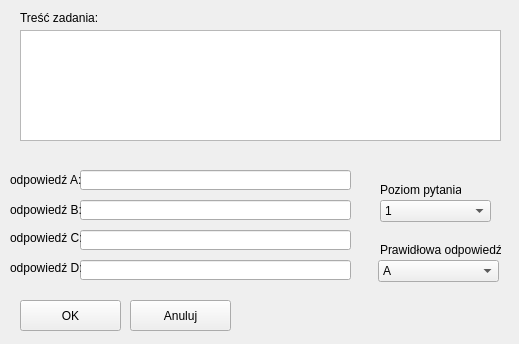
<?xml version="1.0" encoding="UTF-8"?>
<ui version="4.0">
 <class>QuestEditor</class>
 <widget class="QWidget" name="QuestEditor">
  <property name="geometry">
   <rect>
    <x>0</x>
    <y>0</y>
    <width>519</width>
    <height>344</height>
   </rect>
  </property>
  <property name="windowTitle">
   <string>Form</string>
  </property>
  <widget class="QComboBox" name="poziom">
   <property name="geometry">
    <rect>
     <x>380</x>
     <y>200</y>
     <width>111</width>
     <height>22</height>
    </rect>
   </property>
   <item>
    <property name="text">
     <string>1</string>
    </property>
   </item>
   <item>
    <property name="text">
     <string>2</string>
    </property>
   </item>
   <item>
    <property name="text">
     <string>3</string>
    </property>
   </item>
   <item>
    <property name="text">
     <string>4</string>
    </property>
   </item>
   <item>
    <property name="text">
     <string>5</string>
    </property>
   </item>
  </widget>
  <widget class="QComboBox" name="poprawna">
   <property name="geometry">
    <rect>
     <x>378</x>
     <y>260</y>
     <width>121</width>
     <height>22</height>
    </rect>
   </property>
   <item>
    <property name="text">
     <string>A</string>
    </property>
   </item>
   <item>
    <property name="text">
     <string>B</string>
    </property>
   </item>
   <item>
    <property name="text">
     <string>C</string>
    </property>
   </item>
   <item>
    <property name="text">
     <string>D</string>
    </property>
   </item>
  </widget>
  <widget class="QTextEdit" name="tresc">
   <property name="geometry">
    <rect>
     <x>20</x>
     <y>30</y>
     <width>481</width>
     <height>111</height>
    </rect>
   </property>
  </widget>
  <widget class="QLineEdit" name="odpA">
   <property name="geometry">
    <rect>
     <x>80</x>
     <y>170</y>
     <width>271</width>
     <height>20</height>
    </rect>
   </property>
  </widget>
  <widget class="QLineEdit" name="odpB">
   <property name="geometry">
    <rect>
     <x>80</x>
     <y>200</y>
     <width>271</width>
     <height>20</height>
    </rect>
   </property>
  </widget>
  <widget class="QLineEdit" name="odpC">
   <property name="geometry">
    <rect>
     <x>80</x>
     <y>230</y>
     <width>271</width>
     <height>20</height>
    </rect>
   </property>
  </widget>
  <widget class="QLineEdit" name="odpD">
   <property name="geometry">
    <rect>
     <x>80</x>
     <y>260</y>
     <width>271</width>
     <height>20</height>
    </rect>
   </property>
  </widget>
  <widget class="QLabel" name="label_poziom">
   <property name="geometry">
    <rect>
     <x>380</x>
     <y>180</y>
     <width>81</width>
     <height>20</height>
    </rect>
   </property>
   <property name="text">
    <string>Poziom pytania:</string>
   </property>
  </widget>
  <widget class="QLabel" name="label_poprawna">
   <property name="geometry">
    <rect>
     <x>380</x>
     <y>240</y>
     <width>121</width>
     <height>20</height>
    </rect>
   </property>
   <property name="text">
    <string>Prawidłowa odpowiedź:</string>
   </property>
  </widget>
  <widget class="QLabel" name="label_tresc">
   <property name="geometry">
    <rect>
     <x>20</x>
     <y>10</y>
     <width>121</width>
     <height>16</height>
    </rect>
   </property>
   <property name="text">
    <string>Treść zadania:</string>
   </property>
  </widget>
  <widget class="QLabel" name="label_A">
   <property name="geometry">
    <rect>
     <x>10</x>
     <y>170</y>
     <width>71</width>
     <height>20</height>
    </rect>
   </property>
   <property name="text">
    <string>odpowiedź A:</string>
   </property>
  </widget>
  <widget class="QLabel" name="label_B">
   <property name="geometry">
    <rect>
     <x>10</x>
     <y>200</y>
     <width>71</width>
     <height>20</height>
    </rect>
   </property>
   <property name="text">
    <string>odpowiedź B:</string>
   </property>
  </widget>
  <widget class="QLabel" name="label_C">
   <property name="geometry">
    <rect>
     <x>10</x>
     <y>230</y>
     <width>71</width>
     <height>16</height>
    </rect>
   </property>
   <property name="text">
    <string>odpowiedź C:</string>
   </property>
  </widget>
  <widget class="QLabel" name="label_D">
   <property name="geometry">
    <rect>
     <x>10</x>
     <y>260</y>
     <width>71</width>
     <height>16</height>
    </rect>
   </property>
   <property name="text">
    <string>odpowiedź D:</string>
   </property>
  </widget>
  <widget class="QPushButton" name="pbutton_OK">
   <property name="geometry">
    <rect>
     <x>20</x>
     <y>300</y>
     <width>101</width>
     <height>31</height>
    </rect>
   </property>
   <property name="text">
    <string>OK</string>
   </property>
  </widget>
  <widget class="QPushButton" name="pbutton_Anuluj">
   <property name="geometry">
    <rect>
     <x>130</x>
     <y>300</y>
     <width>101</width>
     <height>31</height>
    </rect>
   </property>
   <property name="text">
    <string>Anuluj</string>
   </property>
  </widget>
 </widget>
 <resources/>
 <connections/>
</ui>
